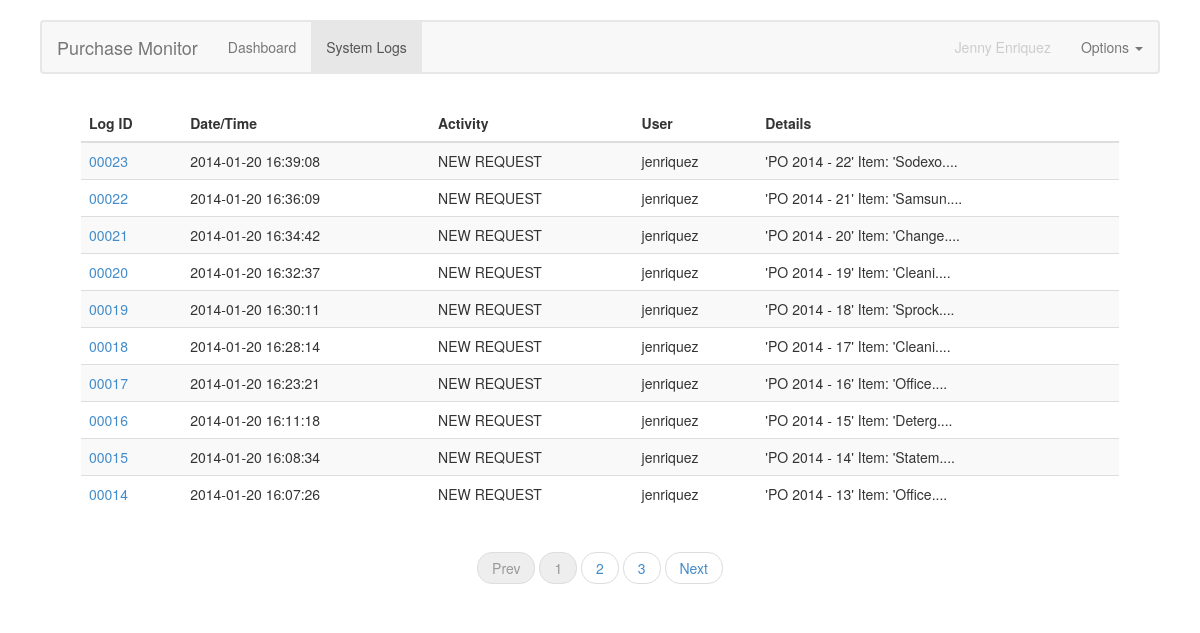
Screenshot of /admin/syslogs.php (signed in) with the database file from the repository.
### tables this page shows
CREATE TABLE IF NOT EXISTS `syslog` (
  `log_id` int(6) NOT NULL AUTO_INCREMENT,
  `log_date` datetime NOT NULL,
  `log_activity` varchar(15) NOT NULL,
  `log_user` varchar(30) NOT NULL,
  `log_dtls` varchar(300) NOT NULL,
  PRIMARY KEY (`log_id`)
);

### scripts/logs_dashboard.php (called while the page is built, shortened)
<?php
	$perpage = 10;
	if (isset($_GET['lorder'])) {
		$orderby = $_GET['lorder'];
		switch ($orderby) {
			case "date":
				$sortkey = "syslog.log_date" ;
				break;
			case "logid":
				$sortkey = "syslog.log_id" ;
				break;
			case "type":
				$sortkey = "syslog.log_activity";
				break;
			case "user":
				$sortkey = "syslog.log_user";
				break;
		}
		$_SESSION['LOG_ORDERKEY'] = $sortkey;
	} else
	if (isset($_SESSION['LOG_ORDERKEY'])) {
		$sortkey = $_SESSION['LOG_ORDERKEY'];
	} else 	{
		$sortkey = "syslog.log_date";
	}
	if (isset($_GET['lsort'])) {
		$sort_order =  $_GET['lsort'];
		switch ($sort_order) {
			case "":
				$sortby = "desc" ;
				break;
			case "desc":
				$sortby = "asc" ;
				break;
			case "asc":
				$sortby = "desc" ;
				break;
			default:
		}
		$_SESSION['LOG_SORT_ORDER'] = $sortby;
	} else
	if (isset($_SESSION['LOG_SORT_ORDER'])) {
		$sortby = $_SESSION['LOG_SORT_ORDER'] ;
	} else {
		$sortby = "desc";
	}
	if (isset($_GET['logpage'])) {
		$pagenum   = $_GET['logpage'];
		$queryfrom = ($pagenum - 1);
		if ($pagenum == "prev") {
			$pagenum = $_SESSION['LOGS_CURPAGE'] - 1;
		} else
		if ($pagenum == "next") {
			$pagenum = $_SESSION['LOGS_CURPAGE'] + 1;
		}
	} else {
		$pagenum = 1;
	}
	$queryfrom = ($pagenum - 1) * $perpage;
	$qry = "SELECT syslog.log_id, syslog.log_date, syslog.log_activity, syslog.log_user, syslog.log_dtls from syslog ";
	$qry .= " order by  $sortkey $sortby limit $queryfrom, 10";
	$result=mysql_query($qry);
?>

### admin/syslogs.php (the view, shortened to what this page needs)
<?php
require('../scripts/logs_dashboard.php');
?>
<!DOCTYPE html>
<html>
  <head>
	<link href="../styles/css/mod.bootstrap.css" rel="stylesheet">
  </head>
  <body>
  <nav class="navbar navbar-default" role="navigation">
  <div class="navbar-header">
	<span class="navbar-brand">Purchase Monitor</span>
  </div>
  <div class="collapse navbar-collapse" id="bs-example-navbar-collapse-1">
    <ul class="nav navbar-nav">
      <li><a href="index.php">Dashboard</a></li>
      <li class="active"><a href="newrequest.php">System Logs</a></li>
    </ul>
    <ul class="nav navbar-nav navbar-right">
      <li class="disabled"><a href="#" ><?php print $_SESSION['MEMBER_FNAME']." ".$_SESSION['MEMBER_LNAME'] ?></a></li>
      <li class="dropdown">
        <a href="#" class="dropdown-toggle" data-toggle="dropdown">Options <b class="caret"></b></a>
      </li>
    </ul>
  </div>
</nav>
<div class="content_holder">
<table class="table table-striped table-hover">
        <thead>
          <tr>
            <th><a href="?lorder=logid&lsort=<?php if (isset($_SESSION['LOG_SORT_ORDER'])) echo $_SESSION['LOG_SORT_ORDER'] ?>"  style="display:block; text-decoration: none; color: #333333">Log ID</th>
            <th><a href="?lorder=date&lsort=<?php if (isset($_SESSION['LOG_SORT_ORDER'])) echo $_SESSION['LOG_SORT_ORDER'] ?>" style="display:block; text-decoration: none; color: #333333">Date/Time</th>
            <th><a href="?lorder=type&lsort=<?php if (isset($_SESSION['LOG_SORT_ORDER'])) echo $_SESSION['LOG_SORT_ORDER'] ?>" style="display:block; text-decoration: none; color: #333333">Activity</th>
            <th><a href="?lorder=user&lsort=<?php if (isset($_SESSION['LOG_SORT_ORDER'])) echo $_SESSION['LOG_SORT_ORDER'] ?>" style="display:block; text-decoration: none; color: #333333">User</th>
            <th>Details</th>
          </tr>
        </thead>
        <tbody>
		<?php
		while ($logitem = mysql_fetch_assoc($result)){
		echo "<tr>";
		echo	"<td><a href=\"logdtls.php?logid=".$logitem['log_id']."\" style=\"display:block; text-decoration: none;\">". sprintf("%05d",$logitem['log_id']) ."</a></td>";
		echo "	<td><a href=\"logdtls.php?logid=".$logitem['log_id']."\" style=\"display:block; text-decoration: none; color:#333333;\">". $logitem['log_date'] ."</td>";
		echo "	<td><a href=\"logdtls.php?logid=".$logitem['log_id']."\" style=\"display:block; text-decoration: none; color:#333333;\">". $logitem['log_activity']  ."</td>";
		echo "	<td><a href=\"logdtls.php?logid=".$logitem['log_id']."\" style=\"display:block; text-decoration: none; color:#333333;\">". $logitem['log_user'] ."</td>";
		echo "	<td><a href=\"logdtls.php?logid=".$logitem['log_id']."\" style=\"display:block; text-decoration: none; color:#333333;\">". substr(($logitem['log_dtls']),0,28)."...."."</td>";
		echo "</tr>";
		}
		?>
        </tbody>
      </table>
	<?php
	if ($_SESSION['LOGS_ROWS'] !== 0) {
		$max_page = $_SESSION['LOGS_ROWS'];
		$current_page = $_SESSION['LOGS_CURPAGE'];
		$max_paging = 4;
		$start_paging = 1;
		$end_paging = $max_paging;
		if ($end_paging > $max_page) {
			$end_paging = $max_page;
		}
		echo "<ul class=\"pager\">\n";
		if ($current_page == 1) {
			echo "\t<li class =\"active disabled\"><a href=\"syslogs.php?logpage=prev\">Prev</a></li>\n";
		} else {
			echo "\t<li><a href=\"syslogs.php?logpage=prev\">Prev</a></li>\n";
		}
		for ($i = $start_paging; $i <= $end_paging; $i++) {
		    if ($current_page == $i) {
				echo "\t<li class =\"active disabled\"><a href=\"syslogs.php?logpage=$i\">".$i."</a></li>\n";
			} else {
				echo "\t<li><a href=\"syslogs.php?logpage=$i\">".$i."</a></li>\n";
			}
		}
		if ($current_page == $max_page) {
			echo "\t<li class =\"active disabled\"><a href=\"syslogs.php?logpage=next\">Next</a></li>\n";
		} else {
			echo "\t<li><a href=\"syslogs.php?logpage=next\">Next</a></li>\n";
		}
		echo "</ul>\n";
	}
	?>
</div>
  </body>
</html>

### rows the page displays
syslog: log_id "00023", log_date "2014-01-20 16:39:08", log_activity "NEW REQUEST", log_user "jenriquez", log_dtls "'PO 2014 - 22' Item: 'Sodexo"
syslog: log_id "00022", log_date "2014-01-20 16:36:09", log_activity "NEW REQUEST", log_user "jenriquez", log_dtls "'PO 2014 - 21' Item: 'Samsun"
syslog: log_id "00021", log_date "2014-01-20 16:34:42", log_activity "NEW REQUEST", log_user "jenriquez", log_dtls "'PO 2014 - 20' Item: 'Change"
syslog: log_id "00020", log_date "2014-01-20 16:32:37", log_activity "NEW REQUEST", log_user "jenriquez", log_dtls "'PO 2014 - 19' Item: 'Cleani"
syslog: log_id "00019", log_date "2014-01-20 16:30:11", log_activity "NEW REQUEST", log_user "jenriquez", log_dtls "'PO 2014 - 18' Item: 'Sprock"
syslog: log_id "00018", log_date "2014-01-20 16:28:14", log_activity "NEW REQUEST", log_user "jenriquez", log_dtls "'PO 2014 - 17' Item: 'Cleani"
syslog: log_id "00017", log_date "2014-01-20 16:23:21", log_activity "NEW REQUEST", log_user "jenriquez", log_dtls "'PO 2014 - 16' Item: 'Office"
syslog: log_id "00016", log_date "2014-01-20 16:11:18", log_activity "NEW REQUEST", log_user "jenriquez", log_dtls "'PO 2014 - 15' Item: 'Deterg"
syslog: log_id "00015", log_date "2014-01-20 16:08:34", log_activity "NEW REQUEST", log_user "jenriquez", log_dtls "'PO 2014 - 14' Item: 'Statem"
syslog: log_id "00014", log_date "2014-01-20 16:07:26", log_activity "NEW REQUEST", log_user "jenriquez", log_dtls "'PO 2014 - 13' Item: 'Office"

### other values shown
$_SESSION['MEMBER_FNAME'] "Jenny"
$_SESSION['MEMBER_LNAME'] "Enriquez"
